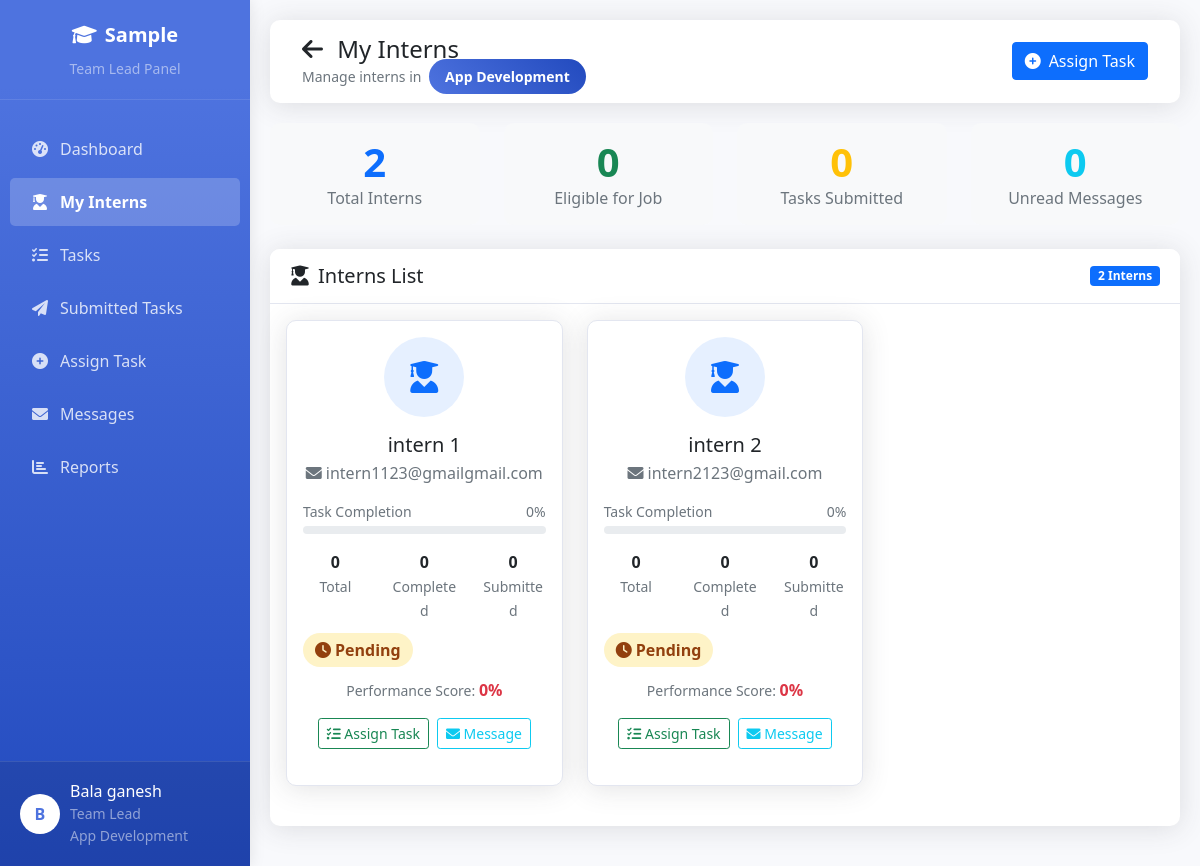
/teamlead/interns.php (signed in), run on the app's committed database.
### tables this page shows
CREATE TABLE `company_details` (
  `id` int(11) NOT NULL AUTO_INCREMENT,
  `company_name` varchar(255) NOT NULL,
  `admin_username` varchar(50) NOT NULL,
  `admin_password` varchar(255) NOT NULL,
  `internship_duration` varchar(100) DEFAULT NULL,
  `office_timing` varchar(100) DEFAULT NULL,
  `min_score_for_job` int(11) DEFAULT 70,
  `created_at` timestamp NOT NULL DEFAULT current_timestamp(),
  `updated_at` timestamp NOT NULL DEFAULT current_timestamp() ON UPDATE current_timestamp(),
  PRIMARY KEY (`id`)
);

CREATE TABLE `domains` (
  `id` int(11) NOT NULL AUTO_INCREMENT,
  `domain_name` varchar(100) NOT NULL,
  `description` text DEFAULT NULL,
  `created_by` int(11) DEFAULT NULL,
  `created_at` timestamp NOT NULL DEFAULT current_timestamp(),
  PRIMARY KEY (`id`)
);

CREATE TABLE `users` (
  `id` int(11) NOT NULL AUTO_INCREMENT,
  `username` varchar(50) NOT NULL,
  `password` varchar(255) NOT NULL,
  `email` varchar(100) NOT NULL,
  `full_name` varchar(100) NOT NULL,
  `role` enum('admin','team_lead','intern') NOT NULL,
  `domain_id` int(11) DEFAULT NULL,
  `phone` varchar(20) DEFAULT NULL,
  `join_date` date DEFAULT NULL,
  `end_date` date DEFAULT NULL,
  `is_active` tinyint(1) DEFAULT 1,
  `created_at` timestamp NOT NULL DEFAULT current_timestamp(),
  PRIMARY KEY (`id`),
  UNIQUE KEY `username` (`username`),
  UNIQUE KEY `email` (`email`)
);

### teamlead/interns.php (the view, shortened to what this page needs)
<?php
require_once '../config/database.php';
$company_query = "SELECT company_name FROM company_details LIMIT 1";
$company_result = mysqli_query($conn, $company_query);
$company_data = mysqli_fetch_assoc($company_result);
$company_name = $company_data['company_name'] ?? 'Intern Management System';
$team_lead_id = $_SESSION['user_id'];
$domain_query = "SELECT d.domain_name, d.id as domain_id FROM domains d
                 LEFT JOIN users u ON d.id = u.domain_id
                 WHERE u.id = $team_lead_id";
$domain_result = mysqli_query($conn, $domain_query);
$domain_data = mysqli_fetch_assoc($domain_result);
$domain_name = $domain_data['domain_name'] ?? 'No Domain Assigned';
$domain_id = $domain_data['domain_id'] ?? 0;
$interns_query = "
    SELECT
        u.id,
        u.full_name,
        u.email,
        u.username,
        u.created_at,
        p.performance_score,
        p.eligibility,
        (SELECT COUNT(*) FROM tasks t WHERE t.assigned_to = u.id) as total_tasks,
        (SELECT COUNT(*) FROM tasks t WHERE t.assigned_to = u.id AND t.status = 'completed') as completed_tasks,
        (SELECT COUNT(*) FROM tasks t WHERE t.assigned_to = u.id AND status = 'submitted') as submitted_tasks,
        (SELECT COUNT(*) FROM messages m WHERE m.receiver_id = u.id AND m.read_status = FALSE) as unread_messages
    FROM users u
    LEFT JOIN performance p ON u.id = p.intern_id
    WHERE u.role = 'intern'
    AND u.domain_id = $domain_id
    AND u.is_active = TRUE
    ORDER BY u.full_name ASC
";
$interns_result = mysqli_query($conn, $interns_query);
?>
<!DOCTYPE html>
<html lang="en">
<head>
    <link href="https://cdn.jsdelivr.net/npm/bootstrap@5.1.3/dist/css/bootstrap.min.css" rel="stylesheet">
    <link rel="stylesheet" href="https://cdnjs.cloudflare.com/ajax/libs/font-awesome/6.0.0/css/all.min.css">
</head>
<body>
    <div class="sidebar">
        <div class="sidebar-header">
            <a href="dashboard.php" class="company-logo">
                <i class="fas fa-graduation-cap me-2"></i><?php echo $company_name; ?>
            </a>
            <small class="text-white-50 d-block mt-2">Team Lead Panel</small>
        </div>
        <div class="sidebar-menu">
            <a href="dashboard.php" class="nav-link">
                <i class="fas fa-tachometer-alt"></i>Dashboard
            </a>
            <a href="interns.php" class="nav-link active">
                <i class="fas fa-user-graduate"></i>My Interns
            </a>
            <a href="tasks.php" class="nav-link">
                <i class="fas fa-tasks"></i>Tasks
            </a>
            <a href="submitted_tasks.php" class="nav-link">
                <i class="fas fa-paper-plane"></i>Submitted Tasks
            </a>
            <a href="assign_task.php" class="nav-link">
                <i class="fas fa-plus-circle"></i>Assign Task
            </a>
            <a href="messages.php" class="nav-link">
                <i class="fas fa-envelope"></i>Messages
            </a>
            <a href="reports.php" class="nav-link">
                <i class="fas fa-chart-bar"></i>Reports
            </a>
        </div>
        <div class="user-profile">
            <div class="d-flex align-items-center">
                <div class="profile-img">
                    <?php echo strtoupper(substr($_SESSION['full_name'], 0, 1)); ?>
                </div>
                <div>
                    <h6 class="mb-0"><?php echo $_SESSION['full_name']; ?></h6>
                    <small class="text-white-50">Team Lead</small>
                    <small class="text-white-50 d-block"><?php echo $domain_name; ?></small>
                </div>
            </div>
        </div>
    </div>
    <div class="main-content">
        <nav class="navbar-top">
            <div class="container-fluid">
                <div class="d-flex justify-content-between align-items-center w-100">
                    <div>
                        <h4 class="mb-0">
                            <a href="dashboard.php" class="text-decoration-none text-dark">
                                <i class="fas fa-arrow-left me-2"></i>
                            </a>
                            My Interns
                        </h4>
                        <small class="text-muted">
                            Manage interns in
                            <span class="domain-badge ms-1"><?php echo $domain_name; ?></span>
                        </small>
                    </div>
                    <div>
                        <a href="assign_task.php" class="btn btn-primary">
                            <i class="fas fa-plus-circle me-2"></i>Assign Task
                        </a>
                    </div>
                </div>
            </div>
        </nav>
        <div class="row mb-4">
            <div class="col-md-3">
                <div class="stats-box">
                    <div class="display-6 fw-bold text-primary">
                        <?php echo mysqli_num_rows($interns_result); ?>
                    </div>
                    <div class="text-muted">Total Interns</div>
                </div>
            </div>
            <div class="col-md-3">
                <div class="stats-box">
                    <div class="display-6 fw-bold text-success">
                        <?php
                        $eligible_count = 0;
                        mysqli_data_seek($interns_result, 0);
                        mysqli_data_seek($interns_result, 0);
                        echo $eligible_count;
                        ?>
                    </div>
                    <div class="text-muted">Eligible for Job</div>
                </div>
            </div>
            <div class="col-md-3">
                <div class="stats-box">
                    <div class="display-6 fw-bold text-warning">
                        <?php
                        $submitted_total = 0;
                        mysqli_data_seek($interns_result, 0);
                        while($intern = mysqli_fetch_assoc($interns_result)) {
                            $submitted_total += $intern['submitted_tasks'];
                        }
                        mysqli_data_seek($interns_result, 0);
                        echo $submitted_total;
                        ?>
                    </div>
                    <div class="text-muted">Tasks Submitted</div>
                </div>
            </div>
            <div class="col-md-3">
                <div class="stats-box">
                    <div class="display-6 fw-bold text-info">
                        <?php
                        $unread_total = 0;
                        mysqli_data_seek($interns_result, 0);
                        while($intern = mysqli_fetch_assoc($interns_result)) {
                            $unread_total += $intern['unread_messages'];
                        }
                        mysqli_data_seek($interns_result, 0);
                        echo $unread_total;
                        ?>
                    </div>
                    <div class="text-muted">Unread Messages</div>
                </div>
            </div>
        </div>
        <div class="card">
            <div class="card-header d-flex justify-content-between align-items-center">
                <h5 class="mb-0">
                    <i class="fas fa-user-graduate me-2"></i>Interns List
                </h5>
                <span class="badge bg-primary">
                    <?php echo mysqli_num_rows($interns_result); ?> Interns
                </span>
            </div>
            <div class="card-body">
                <?php if (mysqli_num_rows($interns_result) > 0): ?>
                    <div class="row">
                        <?php while($intern = mysqli_fetch_assoc($interns_result)):
                            $completion_rate = $intern['total_tasks'] > 0
                                ? ($intern['completed_tasks'] / $intern['total_tasks'] * 100)
                                : 0;
                        ?>
                        <div class="col-md-6 col-lg-4 mb-4">
                            <div class="card intern-card h-100">
                                <div class="card-body">
                                    <div class="text-center mb-3">
                                        <div class="bg-primary bg-opacity-10 rounded-circle d-flex align-items-center justify-content-center mx-auto"
                                             style="width: 80px; height: 80px;">
                                            <i class="fas fa-user-graduate fa-2x text-primary"></i>
                                        </div>
                                    </div>
                                    <h5 class="text-center mb-1"><?php echo htmlspecialchars($intern['full_name']); ?></h5>
                                    <p class="text-center text-muted mb-3">
                                        <i class="fas fa-envelope me-1"></i><?php echo htmlspecialchars($intern['email']); ?>
                                    </p>
                                    <div class="mb-3">
                                        <div class="d-flex justify-content-between mb-1">
                                            <small class="text-muted">Task Completion</small>
                                            <small class="text-muted"><?php echo round($completion_rate); ?>%</small>
                                        </div>
                                        <div class="progress">
                                        </div>
                                    </div>
                                    <div class="row text-center mb-3">
                                        <div class="col-4">
                                            <div class="fw-bold"><?php echo $intern['total_tasks']; ?></div>
                                            <small class="text-muted">Total</small>
                                        </div>
                                        <div class="col-4">
                                            <div class="fw-bold"><?php echo $intern['completed_tasks']; ?></div>
                                            <small class="text-muted">Completed</small>
                                        </div>
                                        <div class="col-4">
                                            <div class="fw-bold"><?php echo $intern['submitted_tasks']; ?></div>
                                            <small class="text-muted">Submitted</small>
                                        </div>
                                    </div>
                                    <div class="d-flex justify-content-between align-items-center mb-3">
                                        <div>
                                            <?php if ($intern['eligibility'] == 'eligible'): ?>
                                                <span class="badge-eligible">
                                                    <i class="fas fa-check-circle me-1"></i>Eligible
                                                </span>
                                            <?php elseif ($intern['eligibility'] == 'not_eligible'): ?>
                                                <span class="badge-not-eligible">
                                                    <i class="fas fa-times-circle me-1"></i>Not Eligible
                                                </span>
                                            <?php else: ?>
                                                <span class="badge-pending">
                                                    <i class="fas fa-clock me-1"></i>Pending
                                                </span>
                                            <?php endif; ?>
                                        </div>
                                    </div>
                                    <?php if ($intern['performance_score']): ?>
                                    <div class="text-center mb-3">
                                        <small class="text-muted">Performance Score: </small>
                                        <span class="fw-bold <?php echo $intern['performance_score'] >= 70 ? 'text-success' : 'text-danger'; ?>">
                                            <?php echo round($intern['performance_score'], 1); ?>%
                                        </span>
                                    </div>
                                    <?php endif; ?>
                                    <div class="d-flex justify-content-center gap-2">
                                        <a href="assign_task.php?intern_id=<?php echo $intern['id']; ?>"
                                           class="btn btn-sm btn-outline-success">
                                            <i class="fas fa-tasks"></i> Assign Task
                                        </a>
                                        <a href="messages.php?intern_id=<?php echo $intern['id']; ?>"
                                           class="btn btn-sm btn-outline-info">
                                            <i class="fas fa-envelope"></i> Message
                                        </a>
                                    </div>
                                </div>
                            </div>
                        </div>
                        <?php endwhile; ?>
                    </div>
                <?php endif; ?>
            </div>
        </div>
    </div>
</body>
</html>

### data on the page
company_details: company_name "Sample"
domains: domain_name "App Development"
users: full_name "intern 1", email "intern1123@gmailgmail.com", completion_rate "0", total_tasks "0", completed_tasks "0", submitted_tasks "0", performance_score "0"
users: full_name "intern 2", email "intern2123@gmail.com", completion_rate "0", total_tasks "0", completed_tasks "0", submitted_tasks "0", performance_score "0"

### other printed values
substr($_SESSION['full_name'], 0, 1) "B"
$_SESSION['full_name'] "Bala ganesh"
mysqli_num_rows($interns_result) "2"
$eligible_count "0"
$submitted_total "0"
$unread_total "0"
